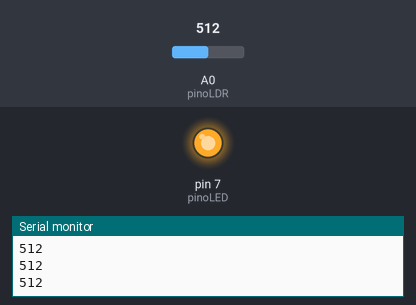
Recording of a sketch running on a simulated Arduino Uno, built with avr-gcc and run on an emulated ATmega328P. On the bench: output pins drawn as LEDs (lit = HIGH), the last lines printed to the serial monitor. Inputs (shaded band) come from the test bench; at power-on: A0 (pinoLDR) = 512.

Above: at 1.2 s.
1.3 s: A0 (pinoLDR) set to 902
2.8 s: A0 (pinoLDR) set to 932
At 3.3 s:
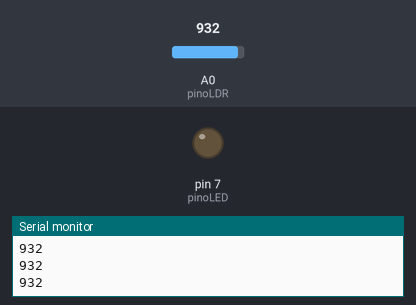
4.3 s: A0 (pinoLDR) set to 910
At 5.5 s:
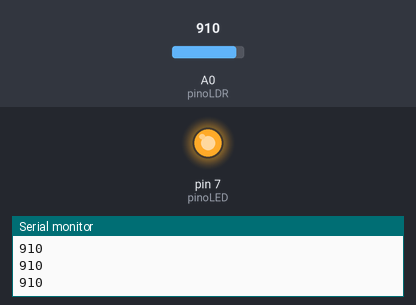
5.8 s: A0 (pinoLDR) set to 930
At 6.8 s:
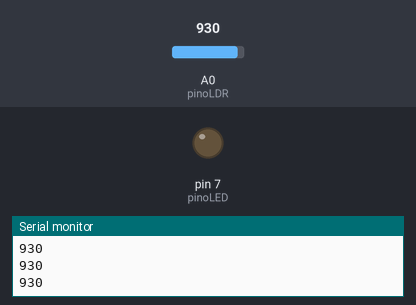
Timing chart, 0 to 8.3 s (numbered marks = the images above; inputs shaded):
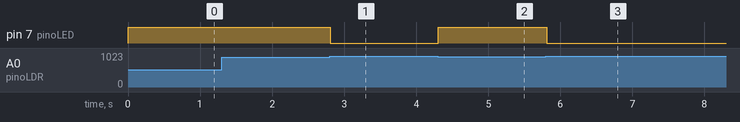

Measured:
- the behaviour switches between 919 and 920 on A0 (pinoLDR) (found by bisection; images 0 and 1)
- after the input at 2.8 s, pin 7 (pinoLED): HIGH → LOW at once
- after the input at 4.3 s, pin 7 (pinoLED): LOW → HIGH at once
- after the input at 5.8 s, pin 7 (pinoLED): HIGH → LOW at once

The sketch:

sensor_luz_poste.ino
```cpp
const int pinoLDR = A0;
const int pinoLED = 7;
int leitura = 0;

void setup(){
  Serial.begin(9600);
  pinMode(pinoLDR, INPUT);
  pinMode(pinoLED, OUTPUT);

}

void loop(){
  leitura = analogRead(pinoLDR);
  Serial.println(leitura);

  if(leitura<920){
    digitalWrite(pinoLED, HIGH);
  }else{
    digitalWrite(pinoLED, LOW);
  }
}
```
